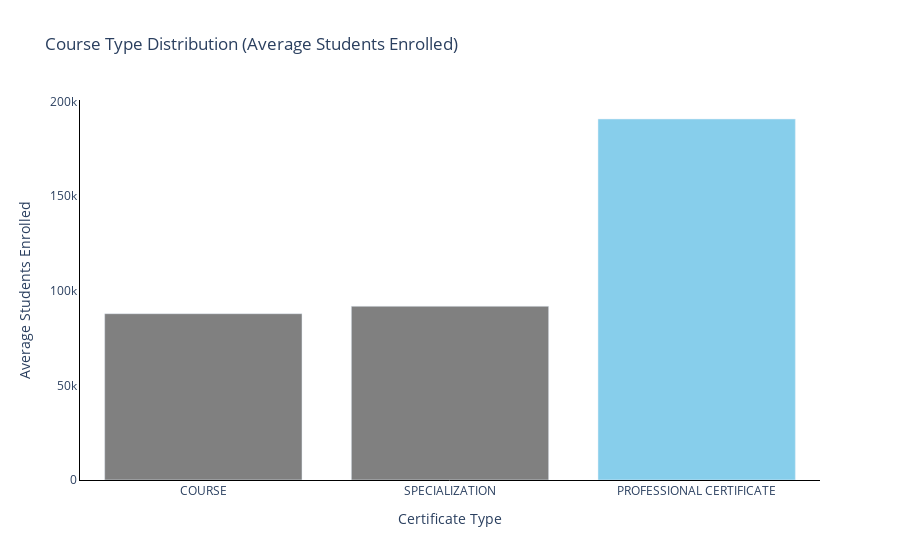

The cell this chart's notebook holds for it:
### Code cell
certificate_type_avgs = df.groupby('course_Certificate_type')['course_students_enrolled'].mean().reset_index()

certificate_sorted_avgs = certificate_type_avgs.sort_values(by='course_students_enrolled')

fig = go.Figure()

fig.add_trace(
    go.Bar(
        x=certificate_sorted_avgs['course_Certificate_type'],
        y=certificate_sorted_avgs['course_students_enrolled'],
        marker_color=['grey', 'grey', 'skyblue']
    )
)

fig.update_layout(
    title='Course Type Distribution (Average Students Enrolled)',
    xaxis_title='Certificate Type',
    yaxis_title='Average Students Enrolled',
    plot_bgcolor='white',
    paper_bgcolor='white',
    xaxis=dict(
        showline=True,
        linewidth=1,
        linecolor='black',
    ),
    yaxis=dict(
        showline=True,
        linewidth=1,
        linecolor='black',
    )
)
fig

### Figure 1 — Plotly figure (JSON) as saved in the notebook; plotly's stock layout.template omitted (floating-point values rounded to 4 significant figures)
{"data": [{"marker": {"color": ["grey", "grey", "skyblue"]}, "type": "bar", "x": ["COURSE", "SPECIALIZATION", "PROFESSIONAL CERTIFICATE"], "y": [87850.0, 91790.0, 190700]}], "layout": {"paper_bgcolor": "white", "plot_bgcolor": "white", "title": {"text": "Course Type Distribution (Average Students Enrolled)"}, "xaxis": {"linecolor": "black", "linewidth": 1, "showline": true, "title": {"text": "Certificate Type"}}, "yaxis": {"linecolor": "black", "linewidth": 1, "showline": true, "title": {"text": "Average Students Enrolled"}}}}
